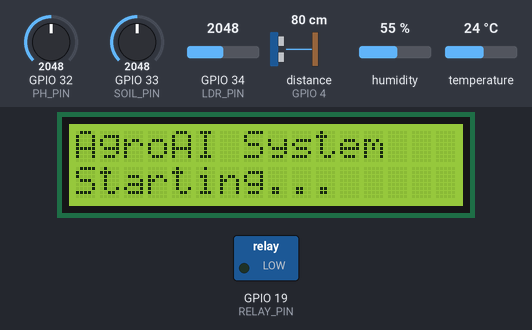
The sketch below on a simulated ESP32. Parts: 16×2 character LCD, switched loads named in the sketch (green lamp = pin HIGH). Wiring (from diagram.json): ultrasonic range finder: trigger GPIO 2; echo GPIO 4. The inputs (shaded band) are chosen by the test bench; at power-on: GPIO 32 (PH_PIN) = 2048, GPIO 33 (SOIL_PIN) = 2048, GPIO 34 (LDR_PIN) = 2048, distance to the obstacle (sensor on GPIO 4) 80 cm, humidity 55 %, temperature 24 °C. The echo pulse lasts 58.3 µs per cm; WiFi joins after 1.5 s; servers stay silent unless stated; random numbers use the default seed unless the sketch sets one; pins used as bus, display or sensor lines are not drawn; what the sketch prints to the serial monitor is not drawn.

Above: at 1.1 s.
At 2.6 s:
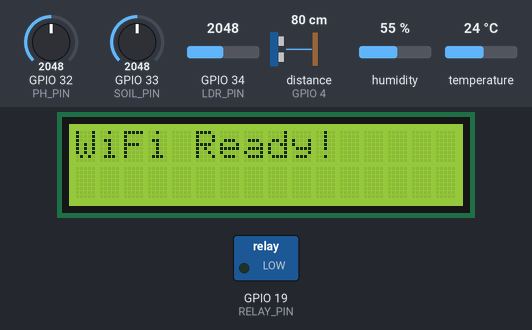
At 4.7 s:
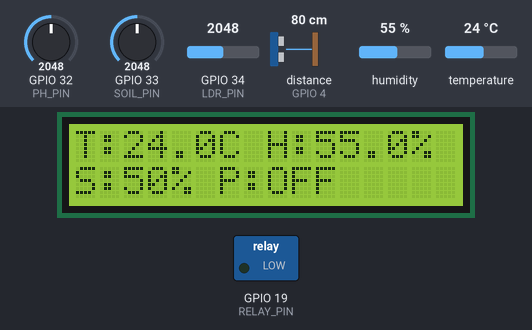

The sketch:

wifi.ino
```cpp
#include <WiFi.h>
#include <DHT.h>
#include "ThingSpeak.h"
#include <LiquidCrystal.h>

// ========== WiFi Configuration ==========
const char* SSID = "Wokwi-GUEST";
const char* PASS = "";

// ========== ThingSpeak Configuration ==========
unsigned long myChannelNumber = 3375451;
const char* myWriteAPIKey = " আপনার API Key দিন ";  // আপনার API Key দিন

// ========== Pin Definitions ==========
// DHT22
#define DHTPIN 15
#define DHTTYPE DHT22

// Ultrasonic
#define TRIG_PIN 2
#define ECHO_PIN 4

// Relay (Pump)
#define RELAY_PIN 19

// LDR
#define LDR_PIN 34

// Potentiometers
#define SOIL_PIN 33
#define PH_PIN 32

// LCD Pins (1602 Parallel)
#define LCD_RS 13
#define LCD_EN 12
#define LCD_D4 14
#define LCD_D5 27
#define LCD_D6 26
#define LCD_D7 25

// ========== Objects ==========
DHT dht(DHTPIN, DHTTYPE);
WiFiClient client;
LiquidCrystal lcd(LCD_RS, LCD_EN, LCD_D4, LCD_D5, LCD_D6, LCD_D7);

// ========== Setup ==========
void setup() {
  Serial.begin(115200);
  delay(1000);

  // Initialize sensors
  dht.begin();
  pinMode(TRIG_PIN, OUTPUT);
  pinMode(ECHO_PIN, INPUT);
  pinMode(RELAY_PIN, OUTPUT);
  pinMode(LDR_PIN, INPUT);
  pinMode(SOIL_PIN, INPUT);
  pinMode(PH_PIN, INPUT);
  digitalWrite(RELAY_PIN, LOW);

  // Initialize LCD
  lcd.begin(16, 2);
  lcd.clear();
  lcd.setCursor(0, 0);
  lcd.print("AgroAI System");
  lcd.setCursor(0, 1);
  lcd.print("Starting...");

  // Connect WiFi
  Serial.print("Connecting to WiFi");
  WiFi.begin(SSID, PASS);
  while (WiFi.status() != WL_CONNECTED) {
    delay(500);
    Serial.print(".");
  }
  Serial.println("\n✅ WiFi Connected!");

  ThingSpeak.begin(client);

  lcd.clear();
  lcd.setCursor(0, 0);
  lcd.print("WiFi Ready!");
  delay(2000);
  lcd.clear();
}

// ========== Loop ==========
void loop() {
  // === Read DHT22 ===
  float t = dht.readTemperature();
  float h = dht.readHumidity();

  if (isnan(t)) t = 25.0;
  if (isnan(h)) h = 60.0;

  // === Ultrasonic (Water Level) ===
  digitalWrite(TRIG_PIN, LOW);
  delayMicroseconds(2);
  digitalWrite(TRIG_PIN, HIGH);
  delayMicroseconds(10);
  digitalWrite(TRIG_PIN, LOW);
  float duration = pulseIn(ECHO_PIN, HIGH);
  float distance = duration * 0.034 / 2;
  if (distance > 400) distance = 400;

  // === Soil Moisture ===
  float soilMoisture = map(analogRead(SOIL_PIN), 0, 4095, 0, 100);

  // === pH Value ===
  float phValue = map(analogRead(PH_PIN), 0, 4095, 0, 140) / 10.0;

  // === Light Intensity ===
  float light = map(analogRead(LDR_PIN), 0, 4095, 0, 100);

  // === Pump Control ===
  int pumpStatus = (soilMoisture < 35) ? 1 : 0;
  digitalWrite(RELAY_PIN, pumpStatus);

  // === Battery Simulation ===
  float battery = (float)random(88, 98);

  // === LCD Display ===
  lcd.clear();
  lcd.setCursor(0, 0);
  lcd.print("T:");
  lcd.print(t, 1);
  lcd.print("C H:");
  lcd.print(h, 1);
  lcd.print("%");

  lcd.setCursor(0, 1);
  lcd.print("S:");
  lcd.print(soilMoisture, 0);
  lcd.print("% P:");
  lcd.print(pumpStatus ? "ON " : "OFF");

  // === Serial Monitor ===
  Serial.println("========== AGROAI DATA ==========");
  Serial.print("Temp: "); Serial.print(t); Serial.println(" °C");
  Serial.print("Humidity: "); Serial.print(h); Serial.println(" %");
  Serial.print("Soil Moisture: "); Serial.print(soilMoisture); Serial.println(" %");
  Serial.print("Water Level: "); Serial.print(distance); Serial.println(" cm");
  Serial.print("Light: "); Serial.print(light); Serial.println(" %");
  Serial.print("pH: "); Serial.println(phValue);
  Serial.print("Pump: "); Serial.println(pumpStatus ? "ON" : "OFF");
  Serial.print("Battery: "); Serial.print(battery); Serial.println(" %");
  Serial.println("==================================\n");

  // === ThingSpeak Upload ===
  ThingSpeak.setField(1, t);
  ThingSpeak.setField(2, h);
  ThingSpeak.setField(3, soilMoisture);
  ThingSpeak.setField(4, distance);
  ThingSpeak.setField(5, pumpStatus);
  ThingSpeak.setField(6, light);
  ThingSpeak.setField(7, phValue);
  ThingSpeak.setField(8, battery);

  int status = ThingSpeak.writeFields(myChannelNumber, myWriteAPIKey);

  if (status == 200) {
    Serial.println("✅ ThingSpeak Upload Success!");
  } else {
    Serial.println("❌ Upload Error: " + String(status));
  }

  delay(15000);  // 15 seconds delay for free tier
}
```

Measured:
- what the display in image 0 shows lasts 1.5 s, from 1.1 s to 2.6 s
- what the display in image 1 shows lasts 2.0 s, from 2.6 s to 4.6 s
